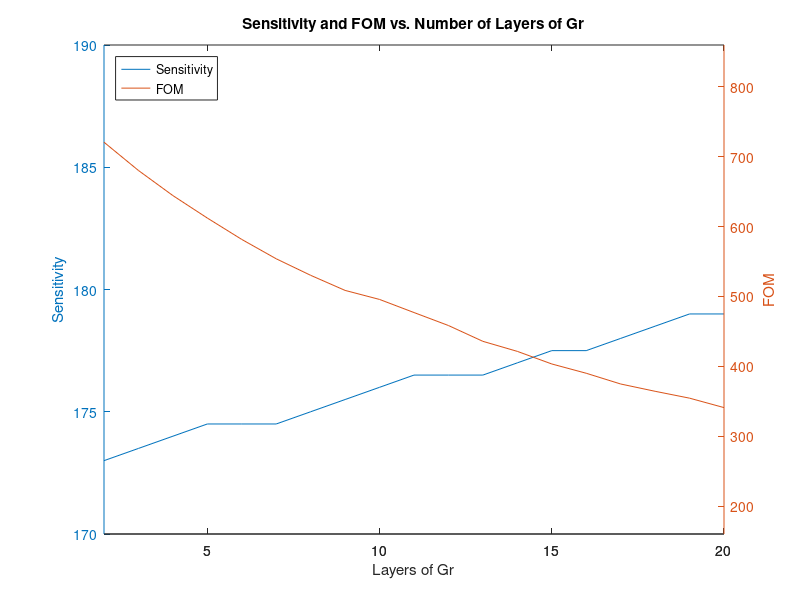
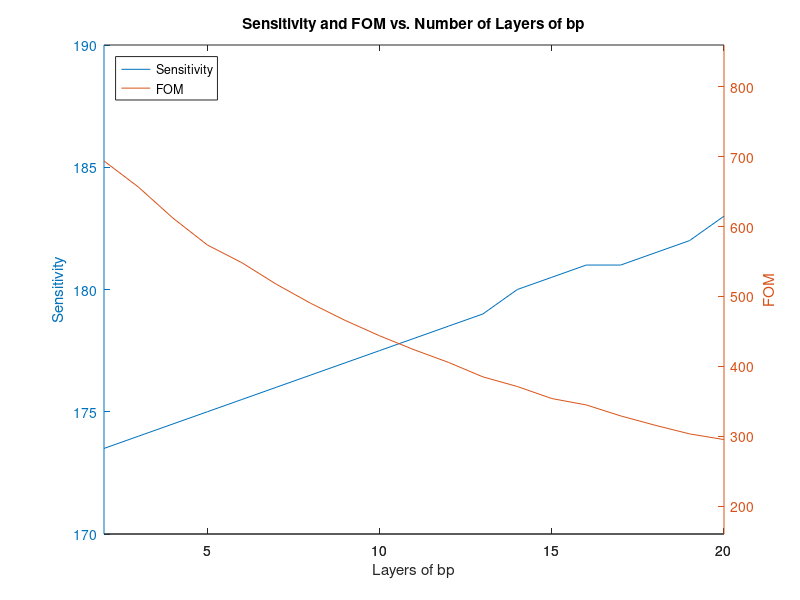
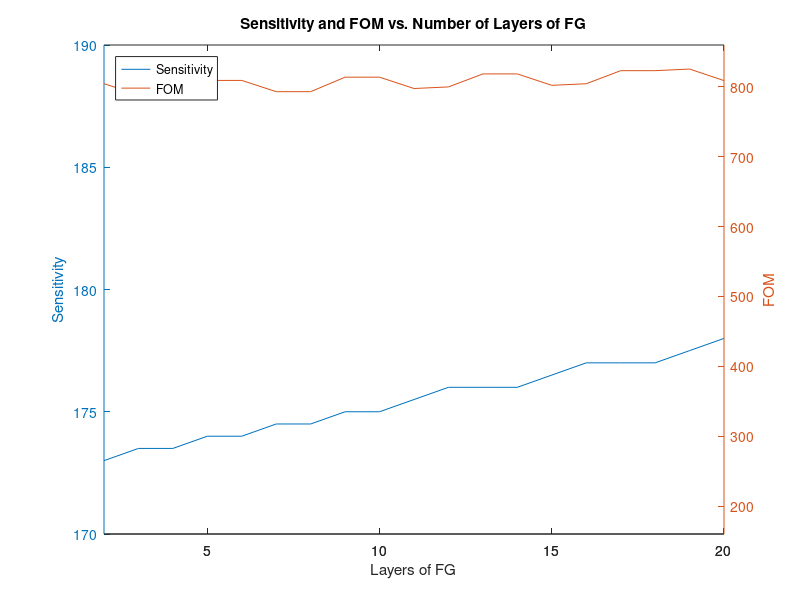

Write MATLAB code to recreate these figures, in order.
%2d nanomaterials


no_layers=[2,3,4,5,6,7,8,9,10,11,12,13,14,15,16,17,18,19,20];

%gr
sensitivity_gr=[173 173.5 174 174.5 174.5 174.5 175 175.5 176 176.5 176.5 176.5 177 177.5 177.5 178 178.5 179 179] ;
fwhm_gr=[0.24 0.255 0.27 0.285 0.3 0.315 0.33 0.345 0.355 0.37 0.385 0.405 0.42 0.44 0.455 0.475 0.49 0.505 0.525];
fom_gr=[720.8333 680.3922 644.444 612.2807 581.6667 553.9683 530.303 508.6957 495.7746 477.027 458.4416 435.8025 421.4286 403.4091 390.1099 374.7368 364.2857 354.4554 340.9524];
rmin_gr=[0.017364 0.031512 0.048132 0.066437 0.085641 0.10539 0.12555 0.14584 0.16608 0.18612 0.20586 0.22521 0.24404 0.2642 0.28033 0.29775 0.31467 0.33109 0.347];

%bp
sensitivity_bp=[173.5 174 174.5 175 175.5 176 176.5 177 177.5 178 178.5 179 180 180.5 181 181 181.5 182 183];
fwhm_bp=[0.25 0.265 0.285 0.305 0.32 0.34 0.36 0.38 0.4 0.42 0.44 0.465 0.485 0.51 0.525 0.55 0.575 0.6 0.62];
fom_bp=[694 656.6038 612.2807 573.7706 548.4375 517.6471 490.2778 465.7891 443.75 423.8095 405.6818 384.9462 371.134 353.9216 344.76 329.0909 315.6522 303.333 295.1613];
rmin_bp=[0.024 0.043 0.064963 0.0883 0.11256 0.13701 0.16135 0.18534 0.2088 0.23162 0.25375 0.27513 0.29575 0.31555 0.3341 0.35295 0.37058 0.38753 0.40382];


%fg
sensitivity_fg=[173 173.5 173.5 174 174 174.5 174.5 175 175 175.5 176 176 176 176.5 177 177 177 177.5 178];
fwhm_fg=[0.215 0.22 0.215 0.215 0.215 0.22 0.22 0.215 0.215 0.22 0.22 0.215 0.215 0.22 0.22 0.215 0.215 0.215 0.22];
fom_fg=[804.65 788.63 806.97 809.30 809.3023 793.181 793.1818 813.9535 813.9535 797.72 800 818.6047 818.6047 802.2727 804.54 823.2558 823.2558 825.58 809.0909];
rmin_fg=[0.000603 0.000802 0.001 0.0006 0.00048 0.00064 0.00099 0.00056 0.0003 0.00048 0.00084 0.000567 0.00035 0.00033 0.000576 0.000673 0.000331 0.000214 0.00031764];










% Define limits
sensitivity_limit = [170, 190];
fom_limit = [160, 860];

% Plotting
figure;
[ax, h1, h2] = plotyy(no_layers, sensitivity_gr, no_layers, fom_gr, 'plot');

% Setting limits
ylim(ax(1), sensitivity_limit);
ylim(ax(2), fom_limit);

% Customizing plot
title('Sensitivity and FOM vs. Number of Layers of Gr');
xlabel('Layers of Gr');
ylabel(ax(1), 'Sensitivity');
ylabel(ax(2), 'FOM');

% Adding legend
legend([h1, h2], {'Sensitivity', 'FOM'}, 'Location', 'northwest');

%-----






% Define limits
sensitivity_limit = [170, 190];
fom_limit = [160, 860];

% Plotting
figure;
[ax, h1, h2] = plotyy(no_layers, sensitivity_bp, no_layers, fom_bp, 'plot');

% Setting limits
ylim(ax(1), sensitivity_limit);
ylim(ax(2), fom_limit);

% Customizing plot
title('Sensitivity and FOM vs. Number of Layers of bp');
xlabel('Layers of bp');
ylabel(ax(1), 'Sensitivity');
ylabel(ax(2), 'FOM');

% Adding legend
legend([h1, h2], {'Sensitivity', 'FOM'}, 'Location', 'northwest');



%-----



% Define limits
sensitivity_limit = [170, 190];
fom_limit = [160, 860];

% Plotting
figure;
[ax, h1, h2] = plotyy(no_layers, sensitivity_fg, no_layers, fom_fg, 'plot');

% Setting limits
ylim(ax(1), sensitivity_limit);
ylim(ax(2), fom_limit);

% Customizing plot
title('Sensitivity and FOM vs. Number of Layers of FG');
xlabel('Layers of FG');
ylabel(ax(1), 'Sensitivity');
ylabel(ax(2), 'FOM');

% Adding legend
legend([h1, h2], {'Sensitivity', 'FOM'}, 'Location', 'northwest');










